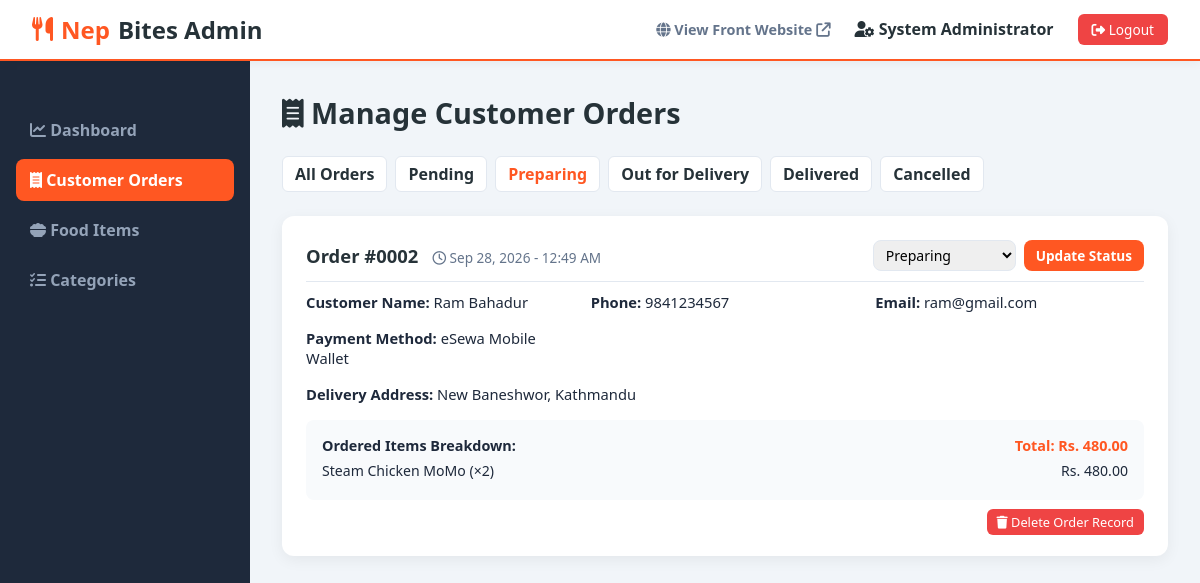
The app's page /admin/manage-orders.php?filter=Preparing (signed in) with its own data.
### tables this page shows
CREATE TABLE `orders` (
  `id` INT AUTO_INCREMENT PRIMARY KEY,
  `user_id` INT DEFAULT NULL,
  `total_amount` DECIMAL(10,2) NOT NULL,
  `customer_name` VARCHAR(100) NOT NULL,
  `customer_phone` VARCHAR(20) NOT NULL,
  `customer_email` VARCHAR(100) NOT NULL,
  `delivery_address` TEXT NOT NULL,
  `payment_method` VARCHAR(50) DEFAULT 'Cash on Delivery',
  `status` ENUM('Pending', 'Preparing', 'Out for Delivery', 'Delivered', 'Cancelled') DEFAULT 'Pending',
  `order_date` DATETIME DEFAULT CURRENT_TIMESTAMP,
  FOREIGN KEY (`user_id`) REFERENCES `users`(`id`) ON DELETE SET NULL
);

CREATE TABLE `order_items` (
  `id` INT AUTO_INCREMENT PRIMARY KEY,
  `order_id` INT NOT NULL,
  `food_id` INT NOT NULL,
  `food_title` VARCHAR(150) NOT NULL,
  `price` DECIMAL(10,2) NOT NULL,
  `qty` INT NOT NULL,
  `total` DECIMAL(10,2) NOT NULL,
  FOREIGN KEY (`order_id`) REFERENCES `orders`(`id`) ON DELETE CASCADE
);

### config.php (called while the page is built, shortened)
<?php
function sanitize($data, $conn) {
    $data = trim($data);
    $data = stripslashes($data);
    $data = htmlspecialchars($data);
    return mysqli_real_escape_string($conn, $data);
}
?>

### admin/manage-orders.php (the view, shortened to what this page needs)
<?php
require_once 'header.php';
$status_filter = isset($_GET['filter']) ? sanitize($_GET['filter'], $conn) : 'All';
?>
<div class="section-title">
    <span><i class="fa-solid fa-receipt"></i> Manage Customer Orders</span>
</div>
<div style="margin-bottom: 1.5rem; display: flex; gap: 8px; flex-wrap: wrap;">
    <a href="manage-orders.php" class="nav-link <?php echo ($status_filter === 'All') ? 'active' : ''; ?>" style="background: white; border: 1px solid var(--border-color);">All Orders</a>
    <a href="manage-orders.php?filter=Pending" class="nav-link <?php echo ($status_filter === 'Pending') ? 'active' : ''; ?>" style="background: white; border: 1px solid var(--border-color);">Pending</a>
    <a href="manage-orders.php?filter=Preparing" class="nav-link <?php echo ($status_filter === 'Preparing') ? 'active' : ''; ?>" style="background: white; border: 1px solid var(--border-color);">Preparing</a>
    <a href="manage-orders.php?filter=Out for Delivery" class="nav-link <?php echo ($status_filter === 'Out for Delivery') ? 'active' : ''; ?>" style="background: white; border: 1px solid var(--border-color);">Out for Delivery</a>
    <a href="manage-orders.php?filter=Delivered" class="nav-link <?php echo ($status_filter === 'Delivered') ? 'active' : ''; ?>" style="background: white; border: 1px solid var(--border-color);">Delivered</a>
    <a href="manage-orders.php?filter=Cancelled" class="nav-link <?php echo ($status_filter === 'Cancelled') ? 'active' : ''; ?>" style="background: white; border: 1px solid var(--border-color);">Cancelled</a>
</div>
<div style="display: flex; flex-direction: column; gap: 1.5rem;">
    <?php
    $sql_o = "SELECT * FROM orders";
    if ($status_filter !== 'All') {
        $sql_o .= " WHERE status = '$status_filter'";
    }
    $sql_o .= " ORDER BY id DESC";
    $res_o = mysqli_query($conn, $sql_o);
    if ($res_o && mysqli_num_rows($res_o) > 0) {
        while ($ord = mysqli_fetch_assoc($res_o)) {
            $order_id = $ord['id'];
            $st = $ord['status'];
            $res_items = mysqli_query($conn, "SELECT * FROM order_items WHERE order_id = $order_id");
            ?>
            <div style="background: white; border-radius: var(--radius); padding: 1.5rem; box-shadow: var(--shadow);">
                <div style="display: flex; justify-content: space-between; align-items: center; border-bottom: 1px solid var(--border-color); padding-bottom: 10px; margin-bottom: 10px; flex-wrap: wrap; gap: 10px;">
                    <div>
                        <strong style="font-size: 1.15rem; color: var(--secondary-color);">Order #<?php echo sprintf('%04d', $order_id); ?></strong>
                        <span style="font-size: 0.85rem; color: var(--text-muted); margin-left: 10px;">
                            <i class="fa-regular fa-clock"></i> <?php echo date('M d, Y - h:i A', strtotime($ord['order_date'])); ?>
                        </span>
                    </div>
                    <form action="manage-orders.php" method="POST" style="display: flex; align-items: center; gap: 8px;">
                        <select name="status" class="form-control" style="padding: 4px 8px; font-size: 0.88rem; width: auto;">
                            <option value="Preparing" <?php echo ($st === 'Preparing') ? 'selected' : ''; ?>>Preparing</option>
                        </select>
                        <button type="submit" name="update_status" class="btn-primary" style="padding: 6px 12px; font-size: 0.85rem;">
                            Update Status
                        </button>
                    </form>
                </div>
                <div style="display: grid; grid-template-columns: repeat(auto-fit, minmax(220px, 1fr)); gap: 1rem; margin-bottom: 1rem; font-size: 0.92rem;">
                    <div><strong>Customer Name:</strong> <?php echo htmlspecialchars($ord['customer_name']); ?></div>
                    <div><strong>Phone:</strong> <?php echo htmlspecialchars($ord['customer_phone']); ?></div>
                    <div><strong>Email:</strong> <?php echo htmlspecialchars($ord['customer_email']); ?></div>
                    <div><strong>Payment Method:</strong> <?php echo htmlspecialchars($ord['payment_method']); ?></div>
                    <div style="grid-column: 1 / -1;"><strong>Delivery Address:</strong> <?php echo htmlspecialchars($ord['delivery_address']); ?></div>
                </div>
                <div style="background: var(--bg-light); border-radius: 8px; padding: 1rem;">
                    <div style="display: flex; justify-content: space-between; font-weight: 700; margin-bottom: 6px; font-size: 0.9rem;">
                        <span>Ordered Items Breakdown:</span>
                        <span style="color: var(--primary-color);">Total: Rs. <?php echo number_format($ord['total_amount'], 2); ?></span>
                    </div>
                    <ul style="list-style: none; padding: 0;">
                        <?php while ($it = mysqli_fetch_assoc($res_items)): ?>
                            <li style="display: flex; justify-content: space-between; font-size: 0.88rem; margin-bottom: 4px;">
                                <span><?php echo htmlspecialchars($it['food_title']); ?> (×<?php echo $it['qty']; ?>)</span>
                                <span>Rs. <?php echo number_format($it['total'], 2); ?></span>
                            </li>
                        <?php endwhile; ?>
                    </ul>
                </div>
                <div style="margin-top: 10px; text-align: right;">
                    <a href="manage-orders.php?delete=<?php echo $order_id; ?>" class="btn-danger" style="font-size: 0.8rem; padding: 4px 10px;" onclick="return confirm('Permanently delete this order record?');">
                        <i class="fa-solid fa-trash"></i> Delete Order Record
                    </a>
                </div>
            </div>
            <?php
        }
    } else {
        echo "<div style='background: white; padding: 2rem; border-radius: var(--radius); text-align: center; color: var(--text-muted);'>No orders found matching criteria.</div>";
    }
    ?>
</div>
<?php require_once 'footer.php'; ?>

### style.css (style rules this page uses)
:root { --primary-color: #ff5722; --primary-hover: #e64a19; --secondary-color: #263238; --accent-color: #ffc107; --bg-light: #f8fafc; --card-bg: #ffffff; --text-dark: #1e293b; --text-muted: #64748b; --border-color: #e2e8f0; --shadow: 0 4px 15px rgba(0, 0, 0, 0.06); --shadow-hover: 0 8px 25px rgba(255, 87, 34, 0.15); --radius: 12px; --transition: all 0.25s ease-in-out; }
* { margin: 0; padding: 0; box-sizing: border-box; font-family: 'Segoe UI', system-ui, -apple-system, sans-serif; }
body { background-color: var(--bg-light); color: var(--text-dark); display: flex; flex-direction: column; min-height: 100vh; }
a { text-decoration: none; color: inherit; transition: var(--transition); }
.nav-link { font-weight: 600; color: var(--secondary-color); padding: 6px 12px; border-radius: 6px; }
.nav-link:hover, .nav-link.active { color: var(--primary-color); background-color: #fff3e0; }
.section-title { font-size: 1.8rem; font-weight: 700; color: var(--secondary-color); margin-bottom: 1.5rem; display: flex; align-items: center; justify-content: space-between; }
.btn-danger { background: #ef4444; color: white; padding: 6px 12px; border-radius: 6px; font-size: 0.85rem; border: none; cursor: pointer; }
.btn-primary { background: var(--primary-color); color: white; padding: 10px 20px; border-radius: 8px; font-weight: 600; border: none; cursor: pointer; display: inline-block; }
.form-control { width: 100%; padding: 10px 14px; border: 1px solid var(--border-color); border-radius: 8px; font-size: 1rem; outline: none; transition: var(--transition); }

### records on screen
orders: id "0002", order_date "Sep 28, 2026 - 12:49 AM", status "Preparing", customer_name "Ram Bahadur", customer_phone "9841234567", customer_email "ram@gmail.com", payment_method "eSewa Mobile Wallet", delivery_address "New Baneshwor, Kathmandu", total_amount "480.00"
order_items: food_title "Steam Chicken MoMo", qty "2", total "480.00"

### other values on screen
$_SESSION['user_name'] "System Administrator"
